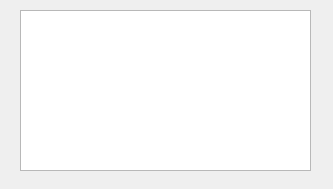
<?xml version="1.0" encoding="UTF-8"?>
<ui version="4.0">
 <class>DeviceSettings</class>
 <widget class="QWidget" name="DeviceSettings">
  <property name="geometry">
   <rect>
    <x>0</x>
    <y>0</y>
    <width>333</width>
    <height>189</height>
   </rect>
  </property>
  <property name="windowTitle">
   <string>Form</string>
  </property>
  <widget class="QListWidget" name="registeredList">
   <property name="geometry">
    <rect>
     <x>20</x>
     <y>10</y>
     <width>291</width>
     <height>161</height>
    </rect>
   </property>
  </widget>
 </widget>
 <resources/>
 <connections/>
</ui>
